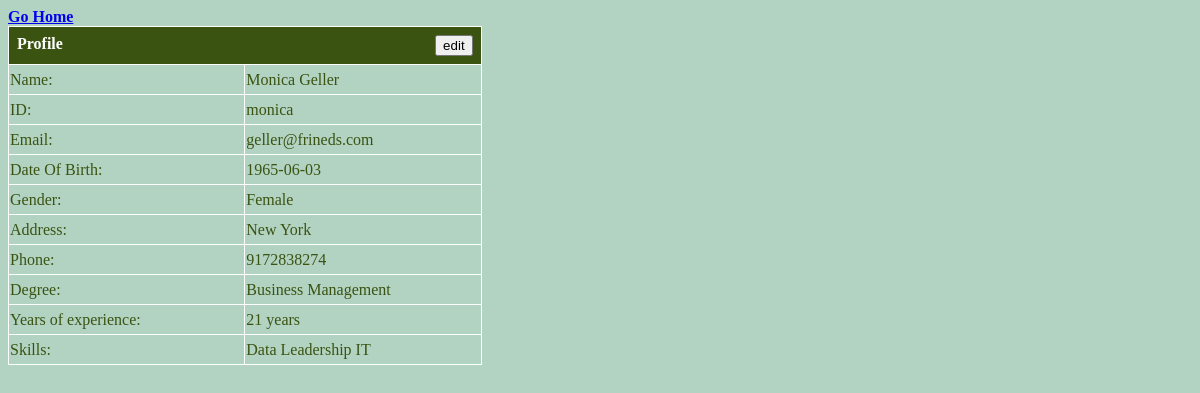
Before: /view/profile.php (signed in) with the older database file.
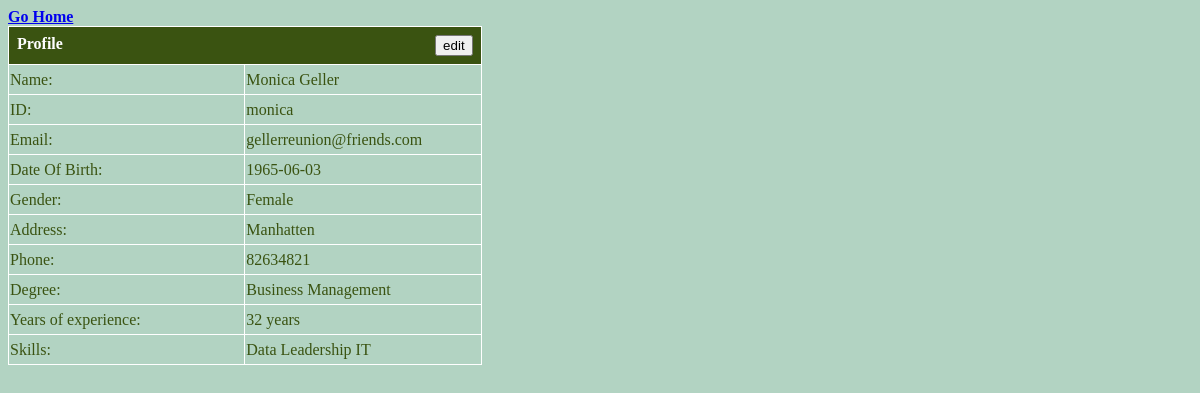
After: the same page with the newer database file.
### tables this page shows
CREATE TABLE `registrationtable` (
  `userID` varchar(50) NOT NULL,
  `pass` varchar(50) NOT NULL,
  `name` varchar(50) NOT NULL,
  `email` varchar(50) NOT NULL,
  `phone` varchar(50) NOT NULL,
  `address` varchar(50) NOT NULL,
  `dob` varchar(50) NOT NULL,
  `gender` varchar(50) NOT NULL,
  `degree` varchar(50) NOT NULL,
  `experience` varchar(50) NOT NULL,
  `skills` varchar(255) NOT NULL
);

### model/regModel.php (called while the page is built, shortened)
<?php
    function fetchData($userid)
    {
        $conn = getconnection();
		$sql = "select * from registrationtable where UserID='{$userid}';";
		$result = mysqli_query($conn, $sql);
		$data = $result->fetch_array();
        return $data;
    }
?>

### view/profile.php (the view, shortened to what this page needs)
<?php
    require_once("../model/regModel.php");
    if(isset($_COOKIE['astatus']) && isset($_SESSION['id']) && isset($_SESSION['pass']))
    {
        $userdata = fetchData($_SESSION['id']);
?>
<html>
    <head>
        <link rel="stylesheet" href="../asset/TableStyle.css">
    </head>
    <body>
        <a href="../view/ahome.php">Go Home</a>
        <table border="1px" style="width:40%">
            <tr><th colspan="2">Profile <div id="editButton"><input type="button" name="edit" id="editb" value="edit" onclick="EditOpt()"/></div></th></tr>
            <tr style="height: 30px;">
                <td style="width: 50%;">Name:</td>
                <td>
                    <div id="namediv">
                        <?php echo $userdata[2]; ?>
                    </div>
                </td>
            </tr>
            <tr style="height: 30px;">
                <td>ID:</td>
                <td><?php echo $userdata[0]; ?></td>
            </tr>
            <tr style="height: 30px;">
                <td>Email:</td>
                <td>
                    <div id="emaildiv">
                        <?php echo $userdata[3]; ?>
                    </div>
                </td>
            </tr>
            <tr style="height: 30px;">
                <td>Date Of Birth:</td>
                <td>
                    <div id="dobdiv">
                        <?php echo $userdata[6]; ?>
                    </div>
                </td>
            </tr>
            <tr style="height: 30px;">
                <td>Gender:</td>
                <td>
                    <div id="genderdiv">
                        <?php echo $userdata[7]; ?>
                    </div>
                </td>
            </tr>
            <tr style="height: 30px;">
                <td>Address:</td>
                <td>
                    <div id="addressdiv">
                        <?php echo $userdata[5]; ?>
                    </div>
                </td>
            </tr>
            <tr style="height: 30px;">
                <td>Phone:</td>
                <td>
                    <div id="phonediv">
                        <?php echo $userdata[4]; ?>
                    </div>
                </td>
            </tr>
            <tr style="height: 30px;">
                <td>Degree:</td>
                <td>
                    <div id="degreediv">
                        <?php echo $userdata[8]; ?>
                    </div>
                </td>
            </tr>
            <tr style="height: 30px;">
                <td>Years of experience:</td>
                <td>
                    <div id="epdiv">
                        <?php echo $userdata[9]; ?>
                    </div>
                    years
                </td>
            </tr>
            <tr style="height: 30px;">
                <td>Skills:</td>
                <td>
                    <div id="skillsdiv">
                        <?php echo $userdata[10]; ?>
                    </div>
                </td>
            </tr>
        </table>
    </body>
</html>
<?php
    }
    else
    {
        echo "Invalid request";
        echo "<br><a href='../view/login.php'>Login</a>";
    }
?>

Changed rows visible on the page:
changed registrationtable "Monica Geller": email "geller@frineds.com" → "gellerreunion@friends.com"; address "New York" → "Manhatten"; phone "9172838274" → "82634821"; experience "21" → "32"
